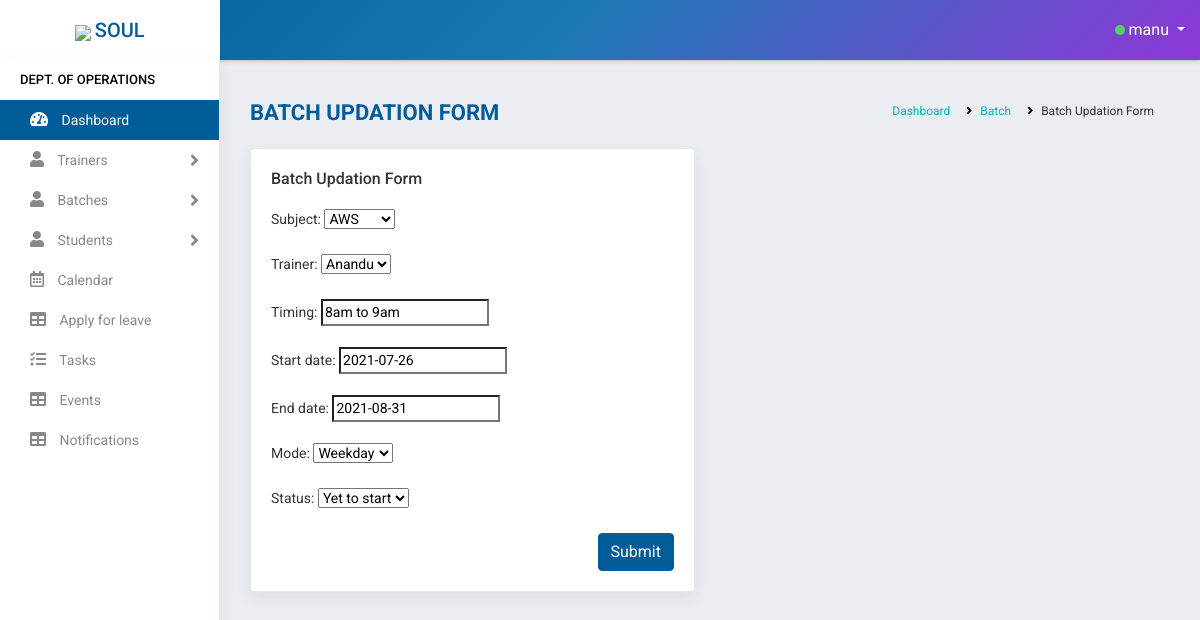
Page /batch/5/ (signed in) on the committed database.
### accounts/models.py (models this page shows, shortened)
class Batch(models.Model):
    mod_value= [
    ('1', 'Weekday'),
    ('2', 'Weekend')
    ]
    status_value= [
        ('Yet to start', 'Yet to start'),
        ('Ongoing', 'Ongoing'),
        ('Completed', 'Completed'),
    ]
    subject = models.ForeignKey(Courses,on_delete=models.CASCADE,null=True)
    trainer = models.ForeignKey(Staff,on_delete=models.CASCADE,null=True,limit_choices_to={'stype':"3"})
    timing = models.CharField(max_length=100, null=True)
    start_date = models.DateField(null=True)
    end_date = models.DateField(null=True)
    mode = models.CharField(max_length=100,choices=mod_value,default=1)
    status = models.CharField(max_length=100,choices=status_value)

### accounts/views.py (the view)
# urls.py: path('batch/<id>/',EditBatchView.as_view(),name='batch_edit'),
class EditBatchView(View):
    def get(self, request,id):
        user=request.user
        if user.is_authenticated:
            s= Staff.objects.get(user=user)
            if s.stype == "1":
                b=Batch.objects.get(id=id)
                form = AddBatchForm(instance=b)
                return render(request,'accounts/batch_updation_form.html',{'b':b,'form':form})
            else:
                return redirect('home')
        else:
            return redirect('logout')

### accounts/forms.py
class AddBatchForm(ModelForm):
    class Meta:
        model = Batch
        fields ='__all__'

### accounts/models.py (called while the page is built)
    def __str__(self):
        return self.name

    def __str__(self):
        return self.name

### accounts/templates/accounts/batch_updation_form.html (shortened to what this page needs)
{% extends 'accounts/main.html' %}
    {% block content %}
<div class="main-wrapper">
    {% include 'accounts/navbar.html' %}
    {% include 'accounts/sidebar_operations.html' %}
    <div class="page-wrapper">
        <div class="content container-fluid">
            <div class="page-header">
                <div class="row">
                    <div class="col-lg-7 col-md-12 col-sm-12 col-12">
                        <h5 class="text-uppercase">Batch Updation Form</h5>
                    </div>
                    <div class="col-lg-5 col-md-12 col-sm-12 col-12">
                        <ul class="list-inline breadcrumb float-right">
                        <li class="list-inline-item"><a href="{% url 'operations_dashboard' %}">Dashboard</a></li>
                        <li class="list-inline-item"><a href="#">Batch</a></li>
                        <li class="list-inline-item">Batch Updation Form</li>
                        </ul>
                    </div>
                </div>
            </div>
            <div class="row">
                <div class="col-md-6">
                <div class="card-box">
                    <h4 class="card-title">Batch Updation Form</h4>
                    <br>
                    <form method="post"action>
                        {{form.as_p}}
                        <div class="text-right">
                            <button type="submit" class="btn btn-primary">Submit</button>
                        </div>
                    </form>
                </div>
            </div>
        </div>
    </div>
    {% endblock %}

### accounts/templates/accounts/navbar.html (shortened to what this page needs)
<div class="header">
    <div class="header-left">
        <a href="https://www.teqstories.com" class="logo">
            <img src="https://www.teqstories.com/assets/images/Blue.png" style="height: 40px;width:auto;">
            <span class="text-uppercase">Soul</span>
        </a>
    </div>
    <div class="page-title-box float-left">
    </div>
    <ul class="nav user-menu float-right">
        <li class="nav-item dropdown has-arrow">
            <a href="#" class="dropdown-toggle nav-link user-link" data-toggle="dropdown">
                    <span class="status online"></span></span>
                <span>{{request.user}}</span>
            </a>
        </li>
    </ul>
</div>

### rows in the picture
Batch: subject "AWS", trainer "Anandu", timing "8am to 9am", start_date "2021-07-26", end_date "2021-08-31", mode "Weekday", status "Yet to start"

### other values in the picture
{{ request.user }} "manu"
